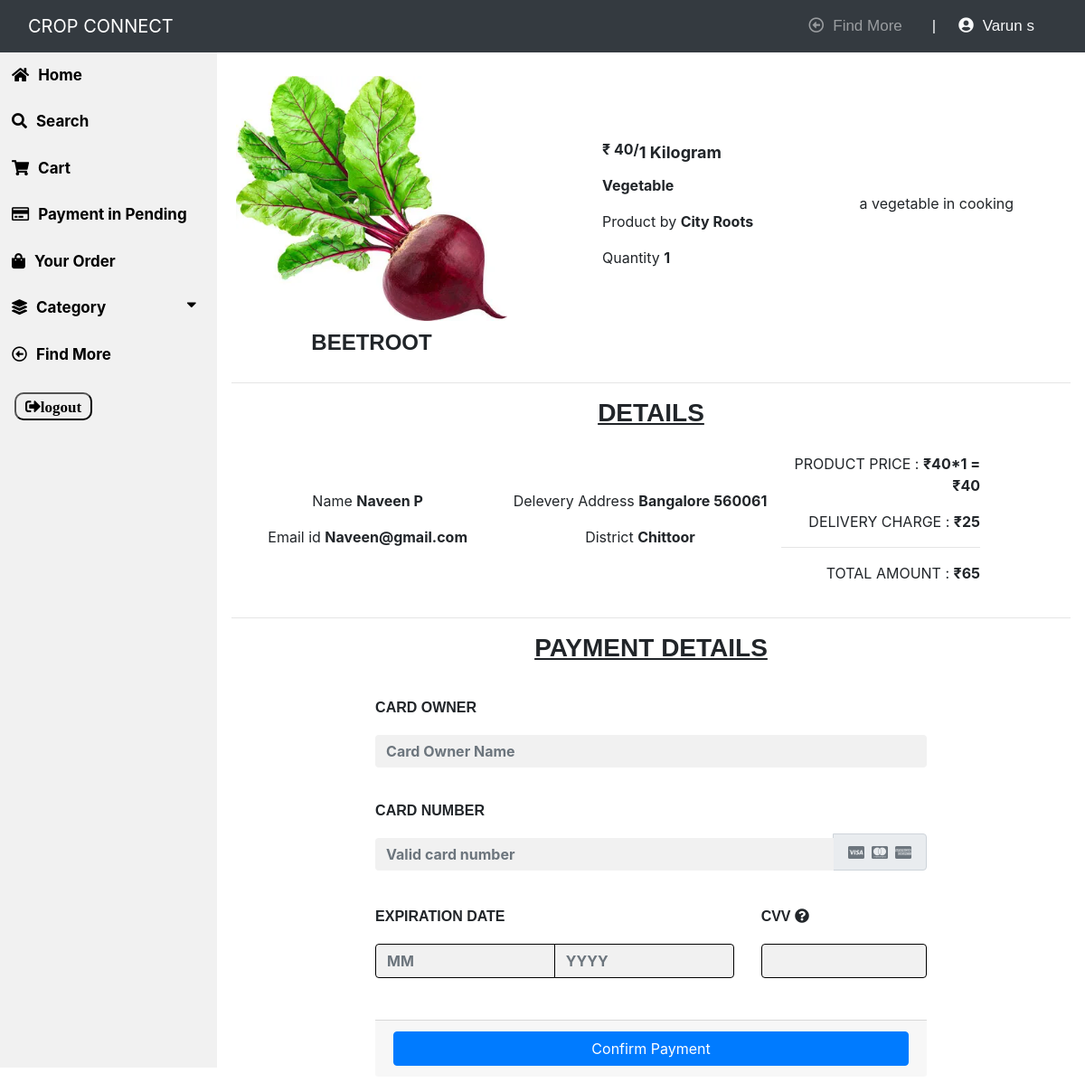
/3/visitor_order_confirm (signed in), run on the app's committed database.
### app/models.py (models this page shows, shortened)
class Visitor(models.Model):
    user = models.OneToOneField(User, on_delete=models.CASCADE)
    joindate = models.DateField(auto_now_add=True)
    email = models.EmailField(unique=True)
    gender = models.CharField(max_length=20)
    district = models.ForeignKey(District, on_delete=models.CASCADE)
    status = models.BooleanField(default=False)
    @property
    def get_name(self):
        return self.user.first_name+" "+self.user.last_name

class Order(models.Model):
    product = models.ForeignKey(Product, on_delete=models.CASCADE)
    visitor = models.ForeignKey(Visitor, on_delete=models.CASCADE)
    quantity = models.IntegerField(default=1, validators=[MaxValueValidator(10), MinValueValidator(1)])
    address = models.CharField(max_length=500)
    shipped = models.BooleanField(default=False)
    delivered = models.BooleanField(default=False)
    order = models.BooleanField(default=True)
    payment=models.BooleanField(default=False)
    order_on = models.DateField(auto_now_add=True)

class Product(models.Model):
    product_name = models.CharField(max_length=30)
    describe = models.CharField(max_length=1000)
    joindate = models.DateField(auto_now_add=True)
    image_1 = models.ImageField(upload_to='product image/')
    image_2 = models.ImageField(upload_to='product image/')
    image_3 = models.ImageField(upload_to='product image/')
    image_4 = models.ImageField(upload_to='product image/')
    seller = models.ForeignKey(Seller, on_delete=models.CASCADE)
    category = models.CharField(max_length=30)
    price = models.IntegerField()
    price_per_quantity = models.CharField(max_length=20)
    status = models.BooleanField(default=False)
    stock = models.BooleanField(default=True)
    activity = models.BooleanField(default=True)

class Seller(models.Model):
    user = models.OneToOneField(User, on_delete=models.CASCADE)
    joindate = models.DateField(auto_now_add=True)
    garden = models.CharField(max_length=50, unique=True)
    logo = models.ImageField(upload_to='seller logo/')
    email = models.EmailField()
    describe = models.CharField(max_length=1000)
    address = models.CharField(max_length=500)
    gender = models.CharField(max_length=20)
    district = models.ForeignKey(District, on_delete=models.CASCADE)
    status = models.BooleanField(default=False)

class District(models.Model):
    name = models.CharField(max_length=40)
    def __str__(self):
        return self.name

### app/views.py (the view, shortened to what this page needs)
# urls.py: path('<int:id>/visitor_order_confirm',visitor_order_confirm, name='visitor_order_confirm'),
@login_required(login_url='visitor_login')
@user_passes_test(is_visitor)
def visitor_order_confirm(request, id):
    order = Order.objects.all().get(id=id)
    return render(request, 'visitor/visitor_order_confirm.html',{'order':order})

### app/views.py (called while the page is built)
def is_visitor(user):
    return user.groups.filter(name='VISITOR').exists()

### app/templates/visitor/visitor_order_confirm.html (shortened to what this page needs)
{% extends "visitor/visitor_market_home.html" %}
{% block content %}
{% load static %}
{% load crispy_forms_tags %}
{% load mathfilters %}
<div class="content">
    <div class="content-wrapper">
        <div class="column">
          <img id="featured" src="{{order.product.image_1.url}}" >
          <h4 style="text-transform: uppercase; font-family: Cairo, sans-serif; text-align: center; padding-top: 10px;"><b>{{order.product.product_name}}</b></h4>
        </div>
        <div class="column" style="text-align: left; padding-left: 100px;">
            <p><b>₹ {{order.product.price}}/<sub style="font-size: 18px;">{{order.product.price_per_quantity}}</sub></b></p>
            <p><b>{{order.product.category}}</b></p>
            <p>Product by <b>{{order.product.seller.garden}}</b></p>
            <p>Quantity <b>{{order.quantity}}</b></p>
        </div>
        <div class="column">
            <p>{{order.product.describe}}</p>
        </div>
    </div><hr>
    <h3 style="text-transform: uppercase; font-family: Cairo, sans-serif; text-align: center; padding-bottom: 15px;"><b><u>Details</u></b></h3>
    <div class="content-wrapper">
        <div class="column">
            <p>Name <b>{{order.visitor.get_name}}</b></p>
            <p>Email id <b>{{order.visitor.email}}</b></p>
        </div>
        <div class="column">
            <p>Delevery Address <b>{{order.address}}</b></p>
            <p>District <b>{{order.visitor.district}}</b></p>
        </div>
        <div class="column" style="text-align: right; padding-right: 100px;">
            <p style="text-transform: uppercase;">product Price : <b>₹{{order.product.price}}*{{order.quantity}} = ₹{{order.product.price|mul:order.quantity}}</b></p>
            <p style="text-transform: uppercase;">Delivery charge : <b>₹25</b></p><hr>
            <p style="text-transform: uppercase;">Total Amount : <b>₹{{order.product.price|mul:order.quantity|add:25}}</b></p>
        </div>
    </div><hr>
    <h3 style="text-transform: uppercase; font-family: Cairo, sans-serif; text-align: center; padding-bottom: 15px;"><b><u>Payment Details</u></b></h3>
    <div class="content-wrapper">
        <div class="tab-content">
            <div id="credit-card" class="tab-pane fade show active pt-3">
                <form method="POST">
                    <div class="form-group">
                        <label for="cardname">
                            <h6 style="text-transform: uppercase; font-family: Cairo, sans-serif; font-weight: bold;">Card Owner</h6>
                        </label>
                        <input type="text" id="cardname" name="cardname" placeholder="Card Owner Name" required class="form-control ">
                    </div>
                    <div class="form-group">
                        <label for="cardnumber">
                            <h6 style="text-transform: uppercase; font-family: Cairo, sans-serif; font-weight: bold;">Card number</h6>
                        </label>
                        <div class="input-group">
                            <input type="text" id="cardnumber" name="cardnumber" placeholder="Valid card number" class="form-control " required>
                            <div class="input-group-append">
                                <span class="input-group-text text-muted"> <i class="fab fa-cc-visa mx-1"></i> <i class="fab fa-cc-mastercard mx-1"></i> <i class="fab fa-cc-amex mx-1"></i> </span>
                            </div>
                        </div>
                    </div>
                    <div class="row">
                        <div class="col-sm-8">
                            <div class="form-group">
                                <label>
                                    <span class="hidden-xs">
                                        <h6 style="text-transform: uppercase; font-family: Cairo, sans-serif; font-weight: bold;">Expiration Date</h6>
                                    </span>
                                </label>
                                <div class="input-group">
                                    <input type="number" maxlength="2" min="1" max="12" placeholder="MM" id="month" name="month" class="form-control" required>
                                    <input type="number" maxlength="4" min="2022" Max="2050" placeholder="YYYY" id="year" name="year" class="form-control" required>
                                </div>
                            </div>
                        </div>
                        <div class="col-sm-4">
                            <div class="form-group mb-4">
                                <label data-toggle="tooltip" title="Three digit CVV code on the back of your card">
                                    <h6 style="text-transform: uppercase; font-family: Cairo, sans-serif; font-weight: bold;">CVV <i class="fa fa-question-circle d-inline"></i></h6>
                                </label>
                                <input type="password" name="cvv" id="cvv" maxlength="3" required class="form-control">
                            </div>
                        </div>
                    </div>
                    <div class="card-footer">
                        <button type="submit" class="subscribe btn btn-primary btn-block shadow-sm"> Confirm Payment </button>
                    </div>
                </form>
            </div>
        </div>
    </div>
</div>
{% endblock %}

### app/templates/visitor/visitor_market_home.html (shortened to what this page needs)
{% load crispy_forms_tags %}
<html>
    <head>
        <link rel="stylesheet" href="https://use.fontawesome.com/releases/v5.7.0/css/all.css">
        <link rel="stylesheet" href="https://maxcdn.bootstrapcdn.com/bootstrap/4.0.0/css/bootstrap.min.css">
        {% load static %}
        <link rel="stylesheet" type="text/css" href="{% static 'visitor/visitor_market_home.css' %}">
    </head>
    <body>
    <nav class="navbar navbar-dark navbar-expand-md sticky-top bg-dark">
        <div class="container-fluid"><a class="navbar-brand text-center" href="#" style="margin: 0px 0px;">CROP CONNECT</a>
            <div class="collapse navbar-collapse" id="navcol-1">
                <ul class="nav navbar-nav text-light ml-auto">
                    <li class="nav-item" role="presentation"><a class="nav-link" href="{% url 'visitor_home' %}"><i class="far fa-arrow-alt-circle-left"></i>Find More</a></li>
                    <li class="nav-item" role="presentation"><a class="bar">|</a></li>
                    <li class="nav-item" role="presentation"><a class="user"><i class="fas fa-user-circle"></i>{{user.visitor.get_name}}</a></li>
                </ul>
            </div>
        </div>
    </nav>
    <div class="sidebar">
        <a href="{% url 'visitor_market_home' %}"><i class="fas fa-home"></i>Home</a>
        <a href="{% url 'search' %}"><i class="fas fa-search"></i>Search</a>
        <a href="{% url 'cart' %}"><i class="fas fa-shopping-cart"></i>Cart</a>
        <a href="{% url 'pending_order' %}"><i class="far fa-credit-card" style="padding-right: 10px;"></i>Payment in Pending</a>
        <a href="{% url 'your_order' %}"><i class="fas fa-shopping-bag"></i>Your Order</a>
        <button class="dropdown-btn"><i class="fas fa-layer-group"></i>Category<i class="fas fa-caret-down"></i></button>
        <a href="{% url 'visitor_home' %}"><i class="far fa-arrow-alt-circle-left"></i>Find More</a>
        <div class="logout">
            <form method="post" action="{% url 'logout' %}">
                <button class="fas fa-sign-out-alt"  type="submit">logout</button>
            </form>
        </div>
    </div>
    {% block content %}{% endblock %}
    </body>
</html>

### app/static/visitor/visitor_market_home.css (style rules this page uses)
.sidebar { margin: 0; padding: 0; width: 20%; background-color:#f1f1f1; position: fixed; height: 93%; overflow: auto; }
.sidebar a, .dropdown-btn, .dropdown-container a { display: block; color: black; padding: 13px; font-size: 17px; font-weight: bold; text-decoration: none; border: none; background: none; width:100%; text-align: left; cursor: pointer; outline: none; }
.logout { display: block; color: black; padding: 16px; font-size: 17px; font-weight: bold; text-decoration: none; }
div.content { padding: 1px 16px; height: auto; width: 80%; float: right; }
.fa-caret-down { float: right; padding-right: 8px; }
.fas { padding-right: 10px; }
.far { padding-right: 10px; }
.nav-item { font-size: 17px; font-family:'Lucida Sans', 'Lucida Sans Regular', 'Lucida Grande', 'Lucida Sans Unicode', Geneva, Verdana, sans-serif; padding-right: 25px; }
div.row { padding-top: 25px }
ul { list-style-type: none; list-style: none; align-items: center; }

### app/templates/visitor/visitor_order_confirm.html (style rules this page uses)
#featured { max-width: 300px; max-height: 400px; object-fit: cover; cursor: pointer; border-radius: 5px; padding-top: 20px; }
.column { width: 400px; padding: 5px; text-align: center; }
.content-wrapper { display: flex; justify-content: center; align-items: center; }
label { font-weight: bold; }
input[type=text] { width: 100%; margin: 5px 0 22px 0; display: inline-block; font-weight: bold; border: none; background: #f1f1f1; }
.form-control { width: 100%; margin: 5px 0 22px 0; display: inline-block; font-weight: bold; border: 1px solid black; background: #f1f1f1; padding-top: 0.375rem; padding-right: 0.75rem; padding-bottom: 0.375rem; padding-left: 0.75rem; }
button { padding: 5px 10px 5px 10px; border-radius: 10px; }

### data on the page
Order: product.image_1 (picture), product.product_name "BEETROOT", product.price "40", product.price_per_quantity "1 Kilogram", product.category "Vegetable", product.seller.garden "City Roots", quantity "1", product.describe "a vegetable in cooking", visitor.get_name "Naveen P", visitor.email "Naveen@gmail.com", address "Bangalore 560061", visitor.district "Chittoor", product.price|mul "40", product.price|mul "65"

### other printed values
{{ user.visitor.get_name }} "Varun s"
